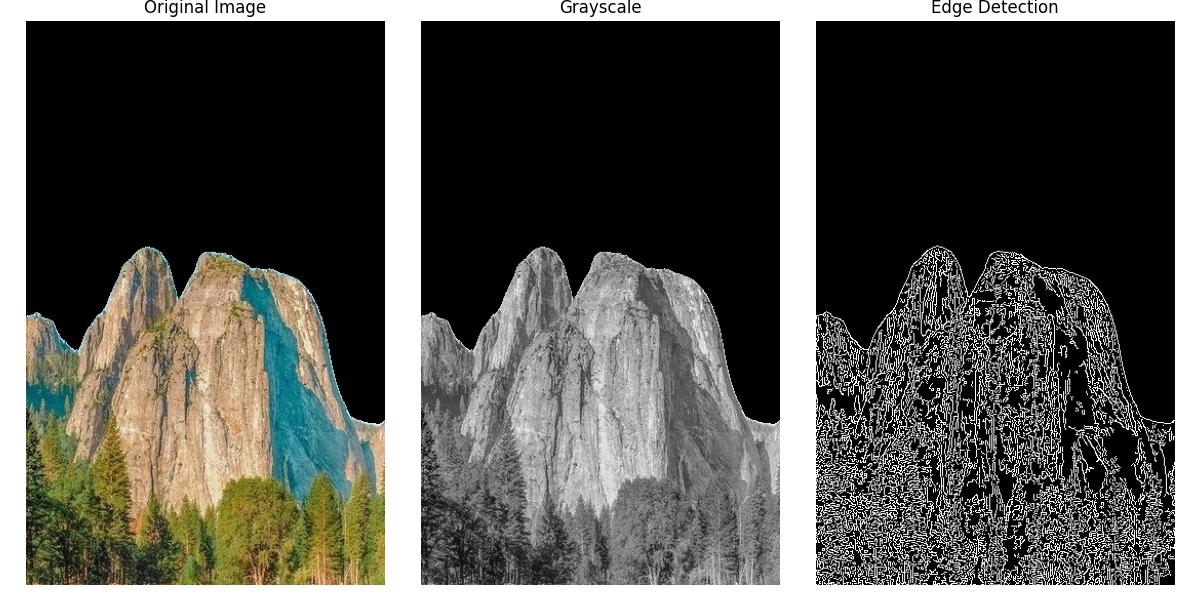
#> input picture assignment/test_output/test_result.jpg, 1200 x 600 px
$ python test_feature_extraction.py test_output/test_result.jpg
#> lines starting #> are read from the running program, lines starting #| are printed output that depends on the picture; after the words box and inside, x2 and y2 are one past the last pixel; in counts of white or black regions, pixels touching at a corner belong together
"""
Simple test script to verify feature extraction works
(does not require all dependencies installed)
"""

import os
import cv2
import numpy as np
import matplotlib.pyplot as plt

def test_feature_extraction(image_path):
    # Check if the image exists
#> called with image_path = 'test_output/test_result.jpg'
    if not os.path.exists(image_path):
        print(f"Error: Image not found at {image_path}")
        return False

    # Try to load the image
    try:
        image = cv2.imread(image_path)
#> image is the input picture: shape (600, 1200, 3); mean B, G, R 81.3, 86.3, 86.8
        if image is None:
            print(f"Error: Could not read image at {image_path}")
            return False

        print(f"Successfully loaded image: {image_path}")
        print(f"Image shape: {image.shape}")
#| Image shape: (600, 1200, 3)

        # Convert to grayscale
        gray = cv2.cvtColor(image, cv2.COLOR_BGR2GRAY)
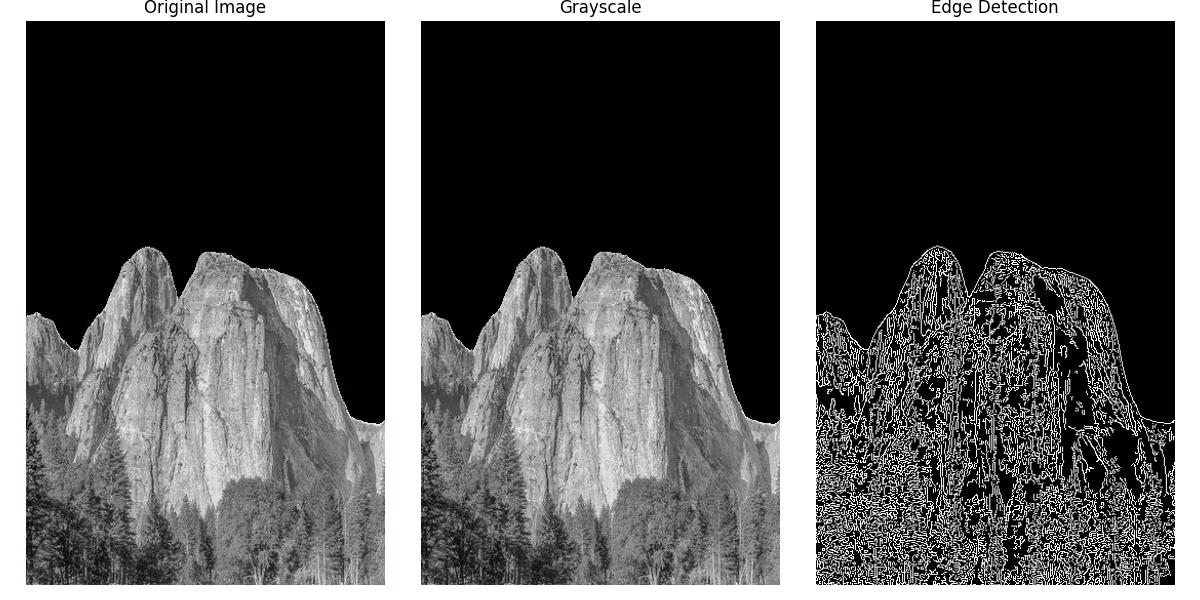
#> gray: shape (600, 1200); min 0, max 255, mean 85.9

        # Detect edges (basic feature)
        edges = cv2.Canny(gray, 100, 200)
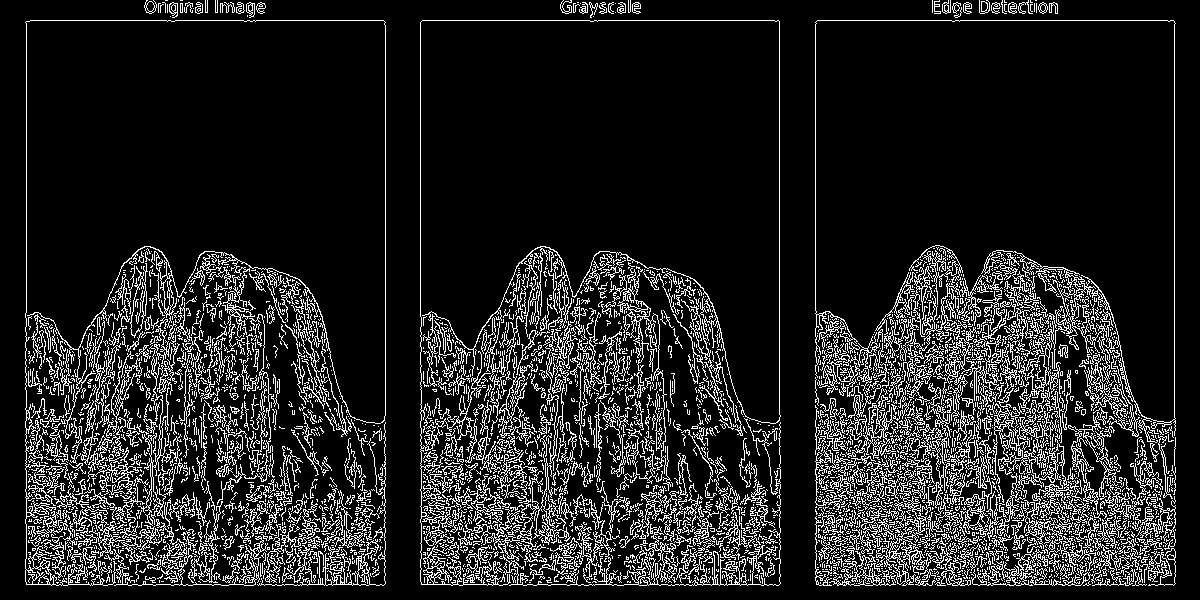
#> edges: shape (600, 1200); 13.5% white in thin lines or dots

        # Plot the results
        plt.figure(figsize=(12, 6))

        plt.subplot(1, 3, 1)
        plt.imshow(cv2.cvtColor(image, cv2.COLOR_BGR2RGB))
        plt.title("Original Image")
        plt.axis('off')

        plt.subplot(1, 3, 2)
        plt.imshow(gray, cmap='gray')
        plt.title("Grayscale")
        plt.axis('off')

        plt.subplot(1, 3, 3)
        plt.imshow(edges, cmap='gray')
        plt.title("Edge Detection")
        plt.axis('off')

        # Save the output
        os.makedirs("test_output", exist_ok=True)
        output_path = os.path.join("test_output", "test_result.jpg")
        plt.tight_layout()
        plt.savefig(output_path)
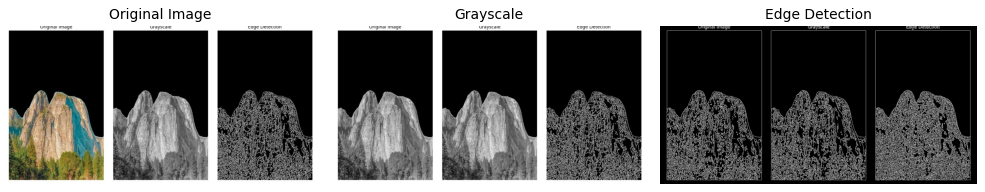
#> figure drawn by matplotlib, 3 panels
        plt.close()

        print(f"Test successful! Results saved to {output_path}")
        return True

    except Exception as e:
        print(f"Error during test: {e}")
        return False

if __name__ == "__main__":
    import sys

    if len(sys.argv) < 2:
        print("Usage: python test_feature_extraction.py <image_path>")
        print("Example: python test_feature_extraction.py ../mountain_images/mountain_001.jpg")
        sys.exit(1)

    image_path = sys.argv[1]
    test_feature_extraction(image_path)

$ run again, with mountain_images/mountain_001.jpg copied over assignment/test_output/test_result.jpg
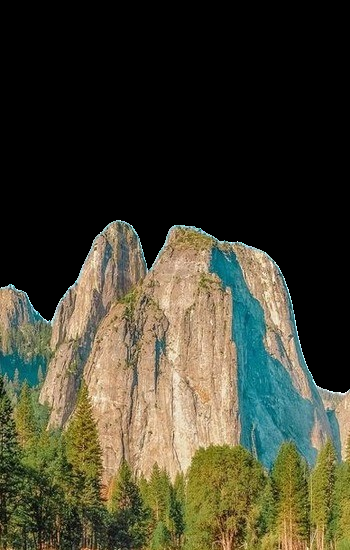
#> input picture mountain_images/mountain_001.jpg, 350 x 550 px
#> in test_feature_extraction, image is the input picture: shape (550, 350, 3); mean B, G, R 47.2, 65, 66.6
#| Image shape: (550, 350, 3)
#> in test_feature_extraction, `edges = cv2.Canny(gray, 100, 200)`:
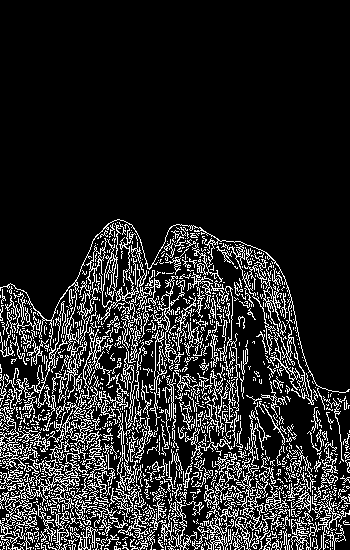
#> edges: shape (550, 350); 15.1% white in thin lines or dots, all inside (x1, y1, x2, y2) = (0, 219, 350, 550)
#> in test_feature_extraction, `plt.savefig(output_path)`:
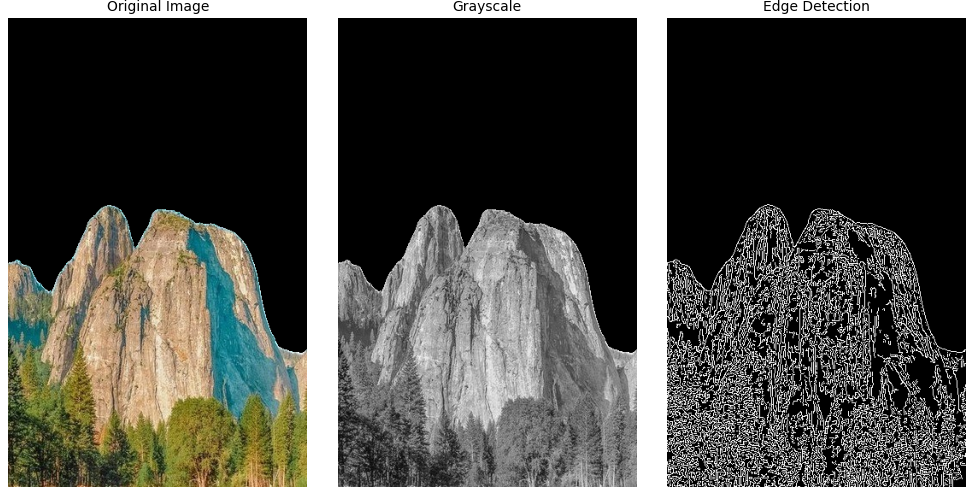
#> figure drawn by matplotlib, 3 panels
